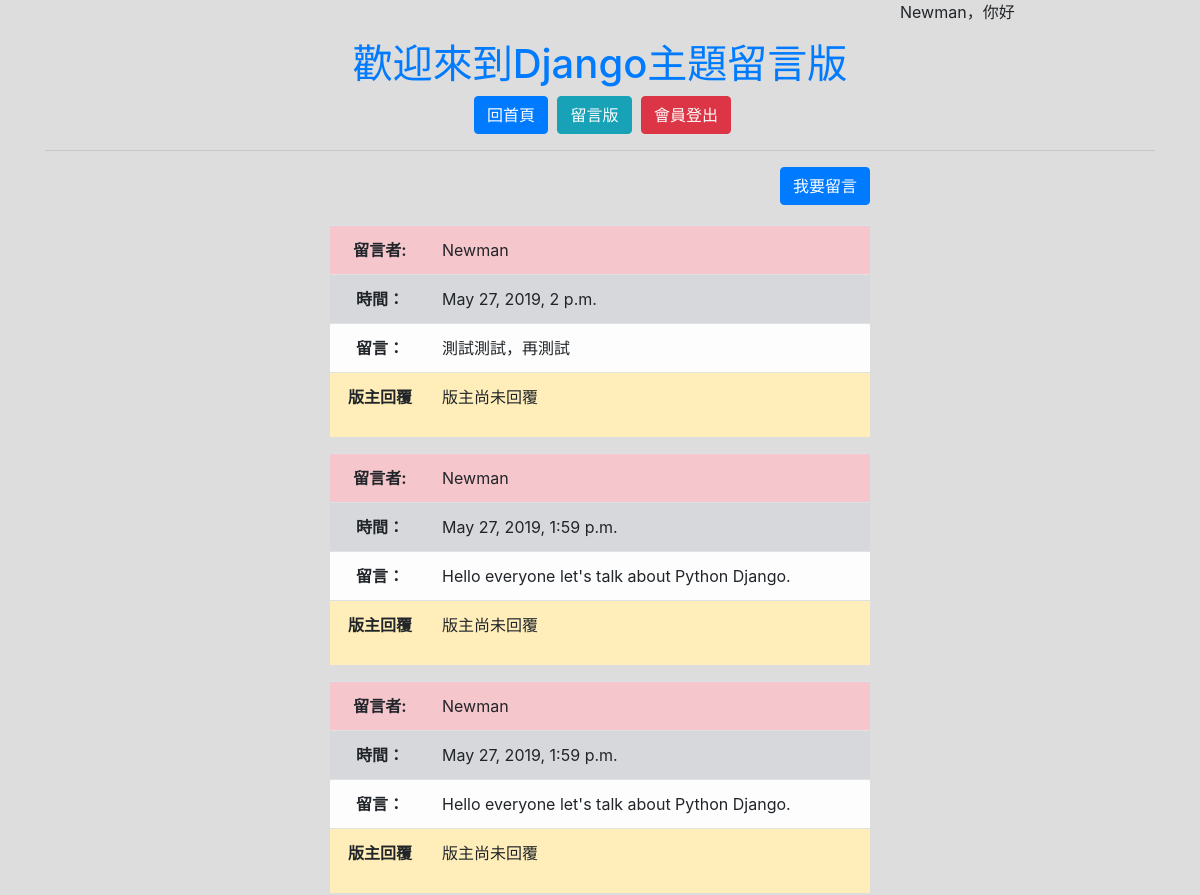
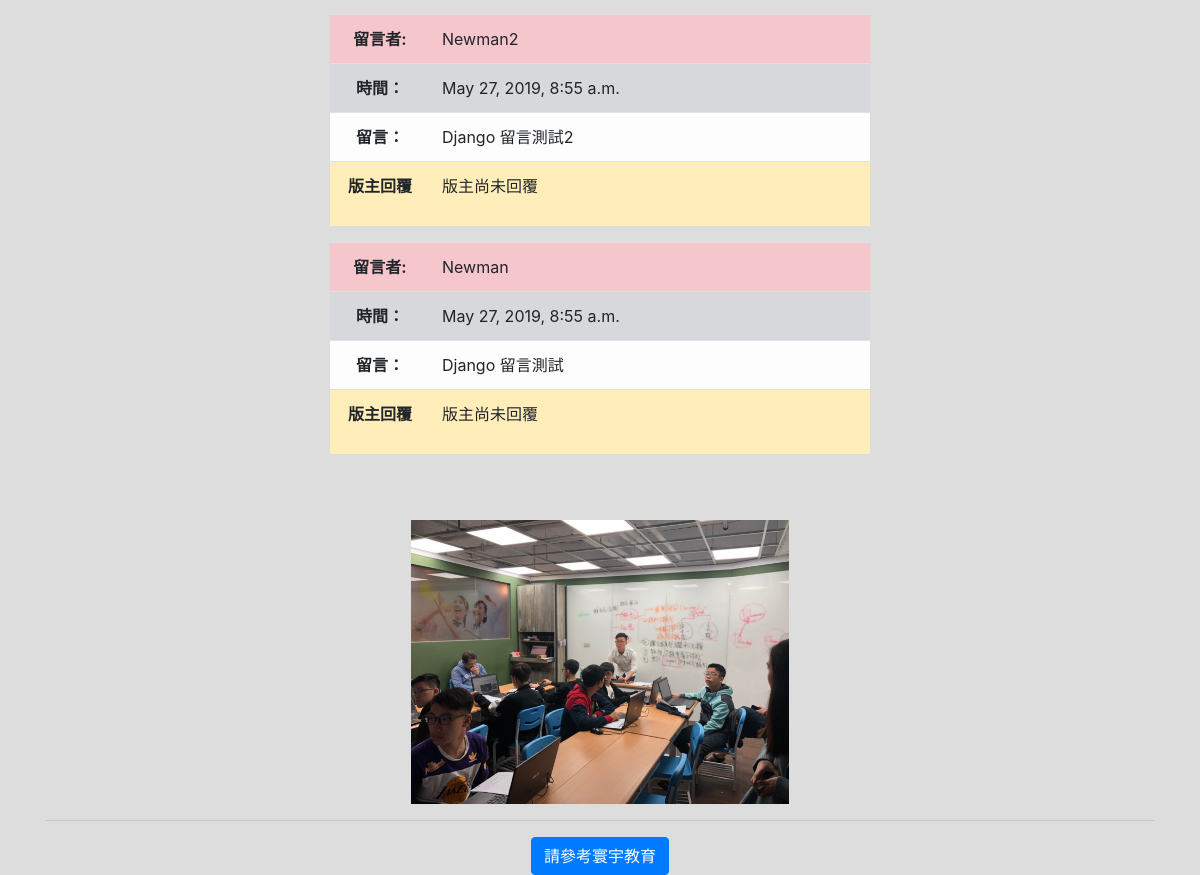
The app's page /boardlist/Django (signed in) with its own data (2 pictures, top to bottom).
### BoardAPP/models.py (models this page shows, shortened)
class Board(models.Model):
    Topic = models.TextField(max_length=50)
    Description = models.TextField(max_length=100)
    CreateDate = models.DateTimeField(auto_now=True)

class Message(models.Model):
    Message = models.TextField(max_length=200)
    Time = models.DateTimeField(auto_now=True)
    User = models.ForeignKey(User, on_delete=models.CASCADE)
    Response = models.TextField(null=True, blank=True, max_length=200)
    Board = models.ForeignKey('Board',on_delete=models.CASCADE)

### BoardAPP/views.py (the view)
# urls.py: path('boardlist/<str:topic>', views.MessageBoard),
def MessageBoard(request, topic):
    if request.user.is_authenticated:
        Account = request.user.username
    else:
        return redirect('index')
    topic = topic #留言版主題
    topic_id = Board.objects.get(Topic=topic).id
    try:
        MessageData = Message.objects.filter(Board=topic_id).order_by("-Time")
    except:
        ErrorMessage = "取得資料失敗"
    return render(request, 'MessageBoard.html', locals())

### templates/MessageBoard.html (shortened to what this page needs)
<!DOCTYPE html>
<html lang="en">
	<head>
		<link rel="stylesheet" href="https://maxcdn.bootstrapcdn.com/bootstrap/4.0.0/css/bootstrap.min.css">
	</head>
	<body style="background-color:#DDDDDD">
		<div class="container">
			<div class="row">
				<div class="col-xs-3 col-sm-3 col-md-3 col-lg-3" ></div>
				<div class="col-xs-6 col-sm-6 col-md-6 col-lg-6" ></div>
                <div class="col-xs-3 col-sm-3 col-md-3 col-lg-3" >
                    {% if request.user.is_authenticated %}
                        <p>{{Account}}，你好</p>
                    {% else %}
                        <b>未登入</b><a href="/login/">會員登入</a>
                    {% endif %}
                </div>
				<div class="col-xs-12 col-sm-12 col-md-12 col-lg-12">
					<div class="text-center">
						<h1 class="text-primary">歡迎來到{{topic}}主題留言版 </h1>
					</div>
				</div>
				<div class="col-xs-12 col-sm-12 col-md-12 col-lg-12">
					<div class="text-center">
						<a href="/index/" class="btn btn-primary" style="margin-left:5px">回首頁</a>
						<a href="/boardlist" class="btn btn-info" style="margin-left:5px">留言版</a>
                        {% if request.user.is_authenticated %}
                            <a href="/logoff/" class="btn btn-danger" style="margin-left:5px">會員登出</a>
                        {% else %}
                            <a href="/login/" class="btn btn-danger" style="margin-left:5px">會員登入</a>
                        {% endif %}
					</div>
					<hr>
				</div>
				<div class="col-md-3 col-lg-3 hidden-xd hidden-sm" style="margin-top:30px">
				</div>
				<div class="col-xs-12 col-sm-12 col-md-6 col-lg-6">
					<div class="text-right" style="margin-bottom:20px">
                        <a href="/boardlist/{{topic}}/Create" class="btn btn-primary">我要留言</a>
					</div>
                    <div class="text-center ">
                        {% for message in MessageData %}
                            <table class="table table-striped table-hover">
                                <tr class="table-danger">
                                    <th style="width:100px">留言者:</th>
                                    <td align="left">{{message.User.username}}</td>
                                </tr>
                                <tr class="table-secondary">
                                    <th style="width:100px">時間：</th>
                                    <td align="left">{{message.Time}}</td>
                                </tr>
                                <tr class="table-light">
                                     <th style="width:100px">留言：</th>
                                    <td align="left">{{message.Message}}</td>
                                </tr>
                                <tr class="table-warning">
                                    <th style="width:100px">版主回覆</th>
                                    <td colspan="2" align="left">
                                        {% if message.Response == None or message.Response == "" %}
                                            <p>版主尚未回覆</p>
                                        {% else %}
                                            {{message.Response}}
                                        {% endif %}
                                    </td>
                                </tr>
                            </table>
                        {% empty %}
                            <h3>沒有留言資料</h3>
                        {% endfor %}
                    </div>
                    <div class="text-center">
						{% load staticfiles %}
                        <img src="{% static '/image/2.jpg' %}" style="margin-top:50px; height:70%; width:70%">
                    </div>
				</div>
				<div class="col-xs-12 col-sm-12 col-md-3 col-lg-3" style="margin-top: 30px">
				</div>
				<div class="col-xs-12 col-sm-12 col-md-12 col-lg-12">
                    <hr>
					<div class="text-center">
						<a class="btn btn-primary" href="http://globalchild.com.tw/"> 請參考寰宇教育 </a>
					</div>
				</div>
			</div>
		</div>
	</body>
</html>

### records on screen
Board: Topic "Django"
Message: User.username "Newman", Time "May 27, 2019, 2 p.m.", Message "測試測試，再測試", shows "版主尚未回覆"
Message: User.username "Newman", Time "May 27, 2019, 1:59 p.m.", Message "Hello everyone let's talk about Python Django.", shows "版主尚未回覆"
Message: User.username "Newman", Time "May 27, 2019, 1:59 p.m.", Message "Hello everyone let's talk about Python Django.", shows "版主尚未回覆"
Message: User.username "Newman2", Time "May 27, 2019, 8:55 a.m.", Message "Django 留言測試2", Response "版主尚未回覆"
Message: User.username "Newman", Time "May 27, 2019, 8:55 a.m.", Message "Django 留言測試", Response "版主尚未回覆"

### other values on screen
{{ Account }} "Newman"
